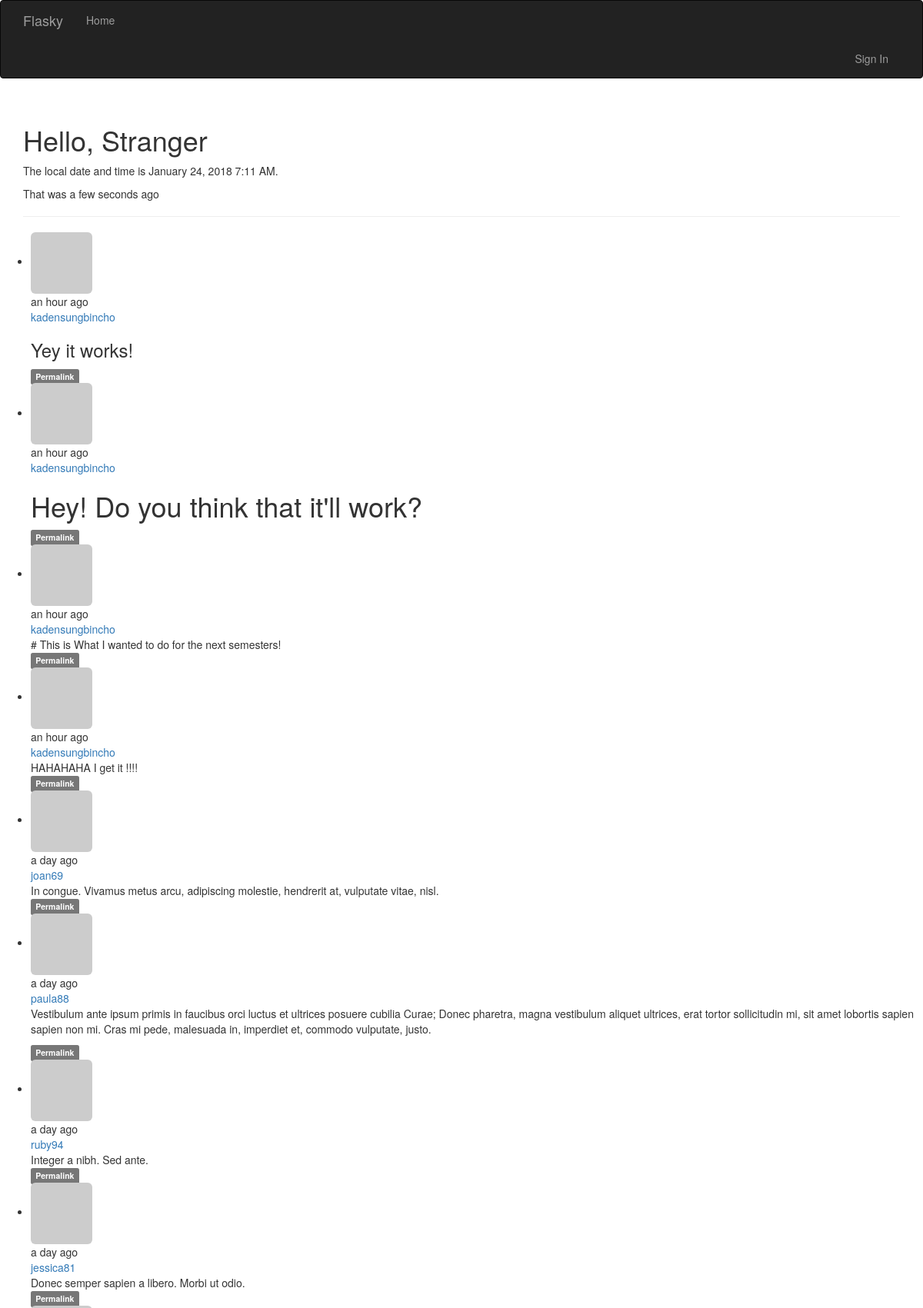
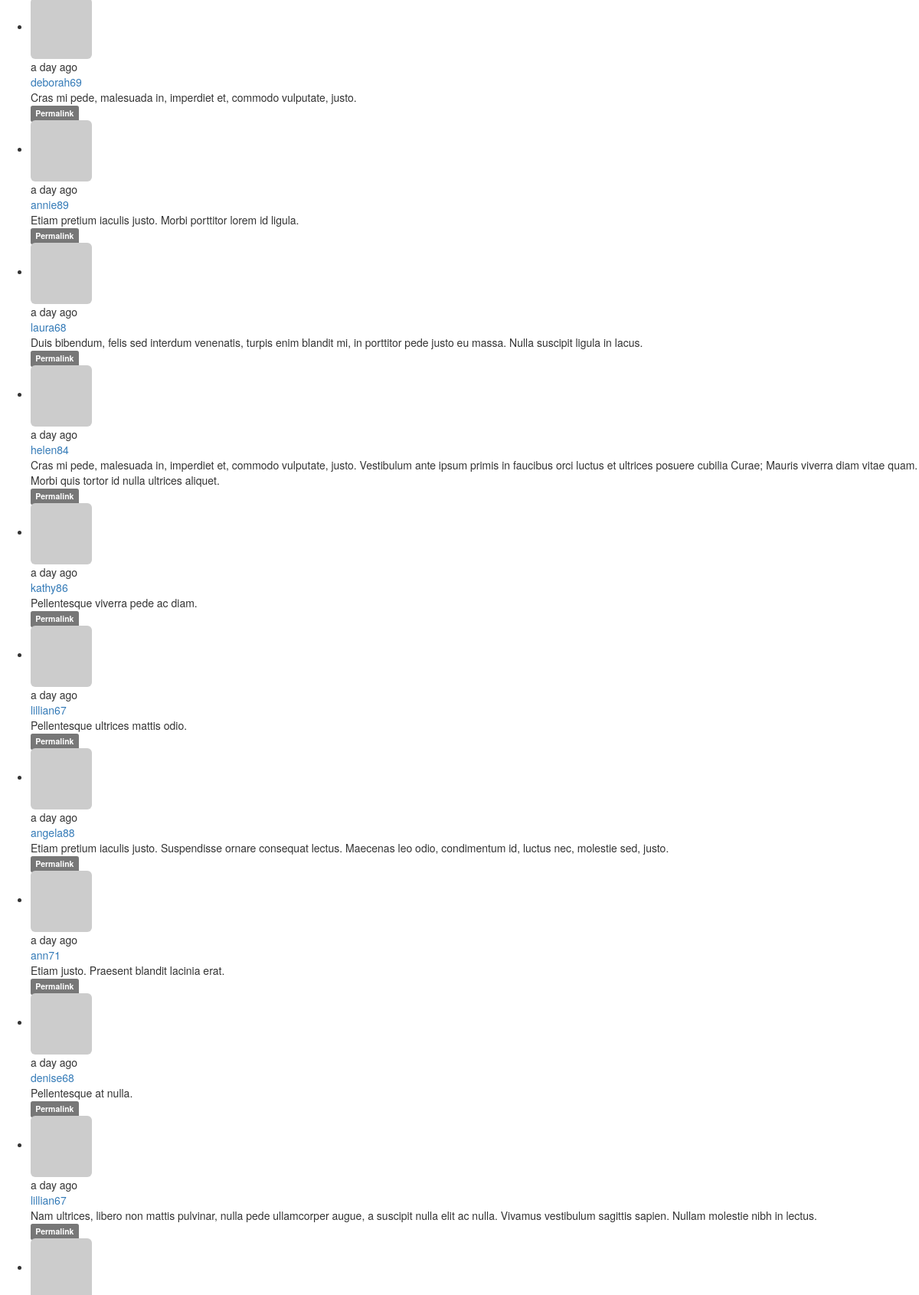
The page / (upper part) on the database its author committed (2 pictures, top to bottom).
### vflask/restart/app/models.py (models this page shows, shortened)
class Post(db.Model):
    __tablename__ = 'posts'
    id = db.Column(db.Integer, primary_key=True)
    body = db.Column(db.Text)
    timestamp = db.Column(db.DateTime, index=True, default=datetime.utcnow)
    author_id = db.Column(db.Integer, db.ForeignKey('users.id'))
    body_html = db.Column(db.Text)

class User(UserMixin, db.Model):
    __tablename__ = 'users'
    id = db.Column(db.Integer, primary_key=True)
    email = db.Column(db.String(64), unique=True, index=True)
    username = db.Column(db.String(64), unique=True, index=True)
    role_id = db.Column(db.Integer, db.ForeignKey('roles.id'))
    password_hash = db.Column(db.String(128))
    confirmed = db.Column(db.Boolean, default=False)
    name = db.Column(db.String(64))
    location = db.Column(db.String(64))
    about_me = db.Column(db.Text())
    member_since = db.Column(db.DateTime(), default=datetime.utcnow)
    last_seen = db.Column(db.DateTime(), default=datetime.utcnow)
    avatar_hash = db.Column(db.String(32))
    posts = db.relationship('Post', backref='author', lazy='dynamic')
    @property
    def password(self):
        raise AttributeError('password is not a readable attribute')
    def gravatar(self, size=100, default='identicon', rating='g'):
        if request.is_secure:
            url = 'https://secure.gravatar.com/avatar'
        else:
            url = 'http://www.gravatar.com/avatar'
        hash = self.avatar_hash or hashlib.md5(self.email.encode(
            'utf-8'
        )).hexdigest()
        return '{url}/{hash}?s={size}&d={default}&r={rating}'.format(
            url=url, hash=hash, size=size, default=default, rating=rating)

### vflask/restart/app/main/views.py (the view)
@main.route('/', methods=['GET', 'POST'])
def index():
    form = PostForm()
    if current_user.can(Permission.WRITE_ARTICLES) and \
            form.validate_on_submit():
        post = Post(body=form.body.data,
                    author=current_user._get_current_object())
        db.session.add(post)
        return redirect(url_for('.index'))
    page = request.args.get('page', 1, type=int)
    pagination = Post.query.order_by(Post.timestamp.desc()).paginate(
        page, per_page=current_app.config['FLASKY_POSTS_PER_PAGE'],
        error_out=False)
    posts = pagination.items
    return render_template('index.html',
                            form=form,
                            posts=posts,
                            pagination=pagination,
                            current_time=datetime.utcnow())

### vflask/restart/app/auth/views.py (called while the page is built)
@auth.before_app_request
def before_request():
    if current_user.is_authenticated:
        current_user.ping()
        if not current_user.confirmed and request.endpoint[:5] != 'auth.':
            return redirect(url_for('auth.unconfirmed'))

### vflask/restart/app/main/__init__.py (called while the page is built)
@main.app_context_processor
def inject_perissions():
    return dict(Permission=Permission)

### vflask/restart/app/main/views.py (called while the page is built)
@main.before_app_request
def before_request():
    if current_user.is_authenticated:
        current_user.ping()
        if not current_user.confirmed and request.endpoint[:5] != 'auth.':
            return redirect(url_for('auth.unconfirmed'))

### vflask/restart/app/models.py (called while the page is built)
    def can(self, permissions):
        return False

    def is_administrator(self):
        return False

### vflask/restart/app/templates/index.html (shortened to what this page needs)
{% extends "base.html" %}
{% import "bootstrap/wtf.html" as wtf %}
{% import "_macros.html" as macros %}
{% block page_content %}
<div class="page-header">
    <h1> Hello,
        {% if current_user.is_authenticated %}
            {{ current_user.username }}
        {% else %}
            Stranger
        {% endif %}
    </h1>
    <p> The local date and time is {{ moment(current_time).format('LLL') }}.</p>
    <p> That was {{ moment(current_time).fromNow(refresh=True) }}</p>
</div>
    {% include '_posts.html' %}
{% endblock %}

### vflask/restart/app/templates/_posts.html (shortened to what this page needs)
</div>
<ul class="posts">
    {% for post in posts %}
    <li class="post">
        <div class="post-content">
            <div class="profile-thmbnail">
                <a href="{{ url_for('.user', username=post.author.username) }}">
                <img class="img-rounded profile-thumbnail"
                    src="{{ post.author.gravatar(size=40) }}">
                </a>
            </div>
            <div class="post-date">{{ moment(post.timestamp).fromNow() }}</div>
            <div class="post-author">
                <a href="{{ url_for('.user', username=post.author.username) }}">
                    {{ post.author.username }}
                </a>
            </div>
            <div class="post-body">
            {% if post.body_html %}
                {{ post.body_html | safe }}
            {% else %}
                {{ post.body }}
            {% endif %}
            </div>
            <div class="post-footer">
                <a href="{{ url_for('.post', id=post.id) }}">
                    <span class="label label-default">Permalink</span>
                </a>
            </div>
        </div>
    </li>
    {% endfor %}
</ul>

### rows shown on the page
Post: timestamp "an hour ago", author.username "kadensungbincho", body_html "Yey it works!"
Post: timestamp "an hour ago", author.username "kadensungbincho", body_html "Hey! Do you think that it'll work?"
Post: timestamp "an hour ago", author.username "kadensungbincho", body "# This is What I wanted to do for the next semesters!"
Post: timestamp "an hour ago", author.username "kadensungbincho", body "HAHAHAHA I get it !!!!"
Post: timestamp "a day ago", author.username "joan69", body "In congue. Vivamus metus arcu, adipiscing molestie, hendrerit at, vulputate vitae, nisl."
Post: timestamp "a day ago", author.username "paula88", body_html "Vestibulum ante ipsum primis in faucibus orci luctus et ultrices posuere cubilia Curae; Donec pharetra, magna vestibulum aliquet ultrices, erat tortor sollicitudin mi, sit amet lobortis sapien sapien non mi. Cras mi pede, malesuada in, imperdiet et, commodo vulputate, justo."
Post: timestamp "a day ago", author.username "ruby94", body "Integer a nibh. Sed ante."
Post: timestamp "a day ago", author.username "jessica81", body "Donec semper sapien a libero. Morbi ut odio."
Post: timestamp "a day ago", author.username "deborah69", body "Cras mi pede, malesuada in, imperdiet et, commodo vulputate, justo."
Post: timestamp "a day ago", author.username "annie89", body "Etiam pretium iaculis justo. Morbi porttitor lorem id ligula."
Post: timestamp "a day ago", author.username "laura68", body "Duis bibendum, felis sed interdum venenatis, turpis enim blandit mi, in porttitor pede justo eu massa. Nulla suscipit ligula in lacus."
Post: timestamp "a day ago", author.username "helen84", body "Cras mi pede, malesuada in, imperdiet et, commodo vulputate, justo. Vestibulum ante ipsum primis in faucibus orci luctus et ultrices posuere cubilia Curae; Mauris viverra diam vitae quam. Morbi quis tortor id nulla ultrices aliquet."
Post: timestamp "a day ago", author.username "kathy86", body "Pellentesque viverra pede ac diam."
Post: timestamp "a day ago", author.username "lillian67", body "Pellentesque ultrices mattis odio."
Post: timestamp "a day ago", author.username "angela88", body "Etiam pretium iaculis justo. Suspendisse ornare consequat lectus. Maecenas leo odio, condimentum id, luctus nec, molestie sed, justo."
Post: timestamp "a day ago", author.username "ann71", body "Etiam justo. Praesent blandit lacinia erat."
Post: timestamp "a day ago", author.username "denise68", body "Pellentesque at nulla."
Post: timestamp "a day ago", author.username "lillian67", body "Nam ultrices, libero non mattis pulvinar, nulla pede ullamcorper augue, a suscipit nulla elit ac nulla. Vivamus vestibulum sagittis sapien. Nullam molestie nibh in lectus."
